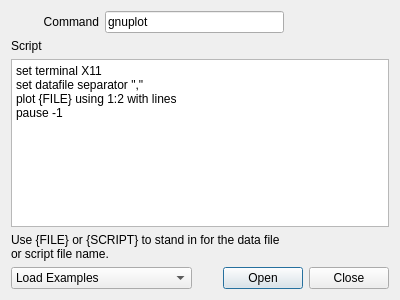
<?xml version="1.0" encoding="UTF-8"?>
<ui version="4.0">
 <class>PlotDialog</class>
 <widget class="QDialog" name="PlotDialog">
  <property name="geometry">
   <rect>
    <x>0</x>
    <y>0</y>
    <width>400</width>
    <height>300</height>
   </rect>
  </property>
  <property name="windowTitle">
   <string>Dialog</string>
  </property>
  <layout class="QGridLayout" name="gridLayout">
   <item row="0" column="0">
    <widget class="QLabel" name="label_2">
     <property name="sizePolicy">
      <sizepolicy hsizetype="Minimum" vsizetype="Preferred">
       <horstretch>0</horstretch>
       <verstretch>0</verstretch>
      </sizepolicy>
     </property>
     <property name="text">
      <string>Command</string>
     </property>
     <property name="alignment">
      <set>Qt::AlignRight|Qt::AlignTrailing|Qt::AlignVCenter</set>
     </property>
    </widget>
   </item>
   <item row="0" column="1" colspan="2">
    <widget class="QLineEdit" name="plotcmd">
     <property name="sizePolicy">
      <sizepolicy hsizetype="Minimum" vsizetype="Fixed">
       <horstretch>0</horstretch>
       <verstretch>0</verstretch>
      </sizepolicy>
     </property>
     <property name="text">
      <string>gnuplot</string>
     </property>
    </widget>
   </item>
   <item row="0" column="3">
    <spacer name="horizontalSpacer">
     <property name="orientation">
      <enum>Qt::Horizontal</enum>
     </property>
     <property name="sizeHint" stdset="0">
      <size>
       <width>91</width>
       <height>20</height>
      </size>
     </property>
    </spacer>
   </item>
   <item row="1" column="0">
    <widget class="QLabel" name="label_3">
     <property name="text">
      <string>Script</string>
     </property>
    </widget>
   </item>
   <item row="2" column="0" colspan="4">
    <widget class="QPlainTextEdit" name="plotscript">
     <property name="plainText">
      <string>set terminal X11
set datafile separator &quot;,&quot;
plot {FILE} using 1:2 with lines
pause -1</string>
     </property>
    </widget>
   </item>
   <item row="3" column="0" colspan="3">
    <widget class="QLabel" name="label">
     <property name="text">
      <string>Use {FILE} or {SCRIPT} to stand in for the data file or script file name.</string>
     </property>
     <property name="wordWrap">
      <bool>true</bool>
     </property>
    </widget>
   </item>
   <item row="4" column="0" colspan="2">
    <widget class="QComboBox" name="comboBox">
     <property name="sizePolicy">
      <sizepolicy hsizetype="Minimum" vsizetype="Fixed">
       <horstretch>0</horstretch>
       <verstretch>0</verstretch>
      </sizepolicy>
     </property>
     <item>
      <property name="text">
       <string>Load Examples</string>
      </property>
     </item>
     <item>
      <property name="text">
       <string>gnuplot screen (qt)</string>
      </property>
     </item>
     <item>
      <property name="text">
       <string>gnuplot screen (x11)</string>
      </property>
     </item>
     <item>
      <property name="text">
       <string>gnuplot pdf (/tmp/scope.pdf)</string>
      </property>
     </item>
     <item>
      <property name="text">
       <string>qtiplot</string>
      </property>
     </item>
     <item>
      <property name="text">
       <string>gnuplot 2 up</string>
      </property>
     </item>
     <item>
      <property name="text">
       <string>Libreoffice Calc</string>
      </property>
     </item>
    </widget>
   </item>
   <item row="4" column="2" colspan="2">
    <widget class="QDialogButtonBox" name="buttonBox">
     <property name="orientation">
      <enum>Qt::Horizontal</enum>
     </property>
     <property name="standardButtons">
      <set>QDialogButtonBox::Close|QDialogButtonBox::Open</set>
     </property>
    </widget>
   </item>
  </layout>
 </widget>
 <tabstops>
  <tabstop>plotcmd</tabstop>
  <tabstop>plotscript</tabstop>
  <tabstop>comboBox</tabstop>
 </tabstops>
 <resources/>
 <connections>
  <connection>
   <sender>buttonBox</sender>
   <signal>accepted()</signal>
   <receiver>PlotDialog</receiver>
   <slot>accept()</slot>
   <hints>
    <hint type="sourcelabel">
     <x>248</x>
     <y>254</y>
    </hint>
    <hint type="destinationlabel">
     <x>157</x>
     <y>274</y>
    </hint>
   </hints>
  </connection>
  <connection>
   <sender>buttonBox</sender>
   <signal>rejected()</signal>
   <receiver>PlotDialog</receiver>
   <slot>reject()</slot>
   <hints>
    <hint type="sourcelabel">
     <x>316</x>
     <y>260</y>
    </hint>
    <hint type="destinationlabel">
     <x>286</x>
     <y>274</y>
    </hint>
   </hints>
  </connection>
 </connections>
</ui>
